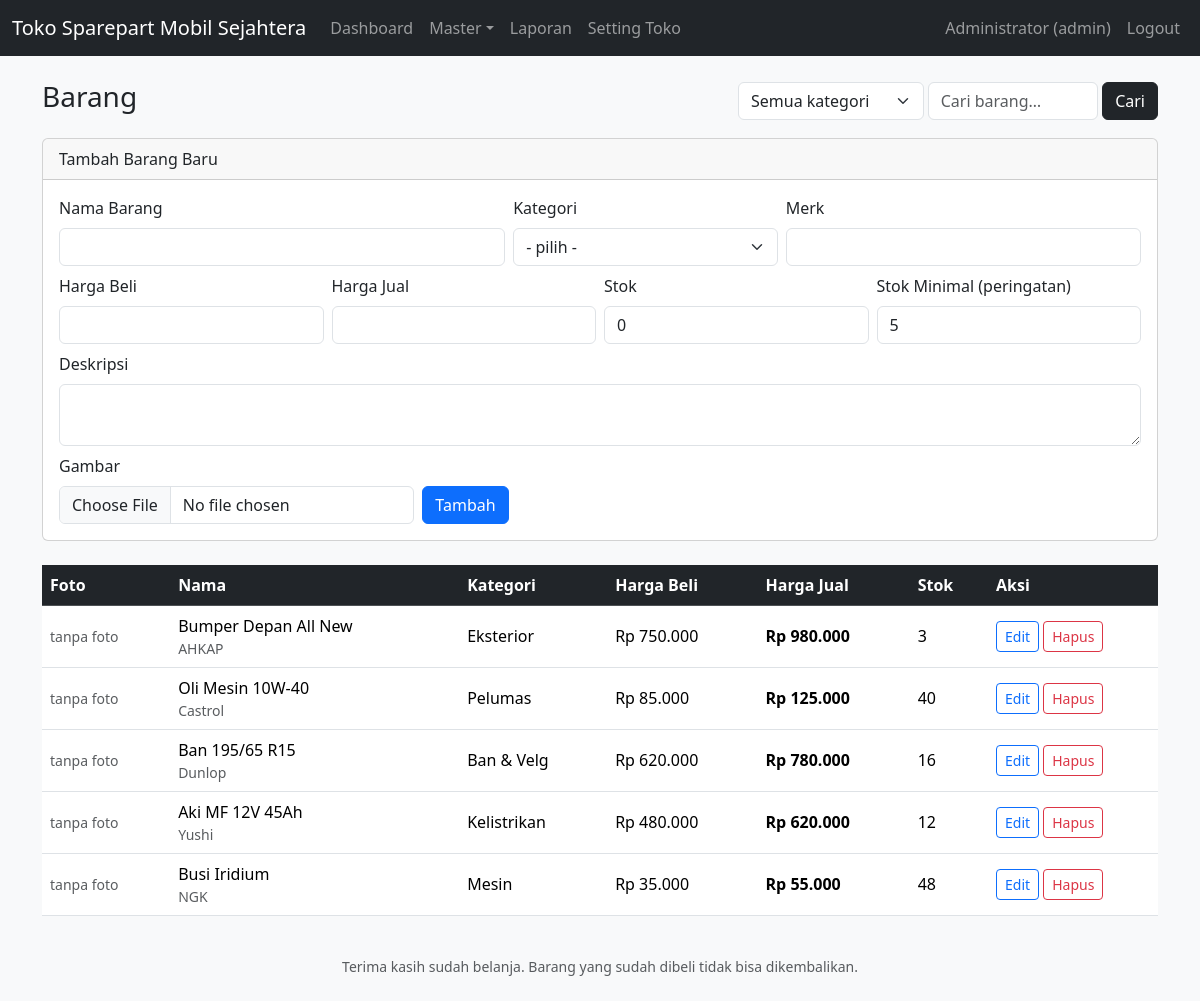
/admin/barang.php (signed in), run on the app's committed database.
### tables this page shows
CREATE TABLE barang (
  id INT AUTO_INCREMENT PRIMARY KEY,
  kategori_id INT,
  nama VARCHAR(150) NOT NULL,
  merk VARCHAR(100),
  harga_beli DECIMAL(12,2) DEFAULT 0,    
  harga_jual DECIMAL(12,2) DEFAULT 0,    
  stok INT DEFAULT 0,
  min_stok INT DEFAULT 5,
  gambar VARCHAR(255),
  deskripsi TEXT,
  FOREIGN KEY (kategori_id) REFERENCES kategori(id)
);

CREATE TABLE kategori (
  id INT AUTO_INCREMENT PRIMARY KEY,
  nama VARCHAR(100) NOT NULL
);

### config/db.php (called while the page is built, shortened)
<?php
try {
    $DB = new PDO(
        'mysql:host=' . DB_HOST . ';dbname=' . DB_NAME . ';charset=utf8mb4',
        DB_USER,
        DB_PASS,
        [PDO::ATTR_ERRMODE => PDO::ERRMODE_EXCEPTION]
    );
} catch (PDOException $e) {
    die('Koneksi database gagal: ' . $e->getMessage()
        . ' — pastikan database sudah diimpor lewat database.sql');
}
function db() {
    global $DB;
    return $DB;
}
function e($teks) {
    return htmlspecialchars((string)$teks, ENT_QUOTES, 'UTF-8');
}
function rupiah($angka) {
    return 'Rp ' . number_format((float)$angka, 0, ',', '.');
}
function user() {
    return [
        'id'    => $_SESSION['user_id']   ?? null,
        'nama'  => $_SESSION['nama']      ?? null,
        'role'  => $_SESSION['role']      ?? null,
        'foto'  => $_SESSION['foto']      ?? null,
    ];
}
function info_toko() {
    static $hasil = null;
    if ($hasil === null) {
        $hasil = [];
        foreach (db()->query('SELECT kunci, nilai FROM setting_toko') as $r) {
            $hasil[$r['kunci']] = $r['nilai'];
        }
    }
    return $hasil;
}

### admin/barang.php (the view, shortened to what this page needs)
<?php
require_once __DIR__ . '/../config/db.php';
$isAdmin  = user()['role'] === 'admin';
$edit = null;
$cari           = trim($_GET['cari'] ?? '');
$sql    = 'SELECT b.*, k.nama AS nama_kategori FROM barang b
           JOIN kategori k ON k.id = b.kategori_id
           WHERE 1=1';
$params = [];
$sql .= ' ORDER BY b.id DESC';
$stmt = db()->prepare($sql);
$stmt->execute($params);
$daftar = $stmt->fetchAll();
require __DIR__ . '/../includes/header.php';
?>
<div class="d-flex justify-content-between align-items-center mb-3">
  <h3>Barang</h3>
  <form method="get" class="d-flex gap-1" style="max-width:420px">
    <select name="kategori" class="form-select" onchange="this.form.submit()">
      <option value="0">Semua kategori</option>
    </select>
    <input name="cari" class="form-control" placeholder="Cari barang…" value="<?= e($cari) ?>">
    <button class="btn btn-dark">Cari</button>
  </form>
</div>
<?php if ($isAdmin): ?>
<div class="card mb-4">
  <div class="card-header"><?= $edit ? 'Edit Barang: ' . e($edit['nama']) : 'Tambah Barang Baru' ?></div>
  <div class="card-body">
    <form method="post" enctype="multipart/form-data" class="row g-2">
      <div class="col-md-5"><label class="form-label">Nama Barang</label>
        <input name="nama" class="form-control" required value="<?= e($edit['nama'] ?? '') ?>"></div>
      <div class="col-md-3"><label class="form-label">Kategori</label>
        <select name="kategori_id" class="form-select" required>
          <option value="">- pilih -</option>
        </select></div>
      <div class="col-md-4"><label class="form-label">Merk</label>
        <input name="merk" class="form-control" value="<?= e($edit['merk'] ?? '') ?>"></div>
      <div class="col-md-3"><label class="form-label">Harga Beli</label>
        <input name="harga_beli" class="form-control" value="<?= e($edit['harga_beli'] ?? '') ?>" required></div>
      <div class="col-md-3"><label class="form-label">Harga Jual</label>
        <input name="harga_jual" class="form-control" value="<?= e($edit['harga_jual'] ?? '') ?>" required></div>
      <div class="col-md-3"><label class="form-label">Stok</label>
        <input type="number" name="stok" class="form-control" value="<?= (int)($edit['stok'] ?? 0) ?>"></div>
      <div class="col-md-3"><label class="form-label">Stok Minimal (peringatan)</label>
        <input type="number" name="min_stok" class="form-control" value="<?= (int)($edit['min_stok'] ?? 5) ?>"></div>
      <div class="col-md-12"><label class="form-label">Deskripsi</label>
        <textarea name="deskripsi" class="form-control" rows="2"><?= e($edit['deskripsi'] ?? '') ?></textarea></div>
      <div class="col-md-4"><label class="form-label">Gambar
        <?php if ($edit && $edit['gambar']): ?><div class="small text-muted">Ada gambar lama, biarkan kosong untuk memakai yang lama</div><?php endif; ?></label>
        <input type="file" name="gambar" accept="image/*" class="form-control"></div>
      <div class="col-md-4 d-flex align-items-end">
        <button class="btn btn-primary me-1"><?= $edit ? 'Simpan' : 'Tambah' ?></button>
      </div>
    </form>
  </div>
</div>
<?php else: ?>
  <div class="alert alert-info">Pegawai dapat melihat & pencarian barang. Kelola master barang dilakukan oleh admin (di menu Master → Barang admin).</div>
<?php endif; ?>
<table class="table table-hover bg-white align-middle">
  <tr class="table-dark">
    <th>Foto</th><th>Nama</th><th>Kategori</th><th>Harga Beli</th><th>Harga Jual</th><th>Stok</th>
    <?php if ($isAdmin): ?><th style="width:170px">Aksi</th><?php endif; ?>
  </tr>
  <?php foreach ($daftar as $b): ?>
  <tr class="<?= $b['stok'] <= $b['min_stok'] ? 'table-warning' : '' ?>">
    <td>
      <?php if ($b['gambar']): ?>
        <img src="<?= BASE_URL . e($b['gambar']) ?>" style="width:56px;height:56px;object-fit:cover" class="rounded">
      <?php else: ?>
        <span class="text-muted small">tanpa foto</span>
      <?php endif; ?>
    </td>
    <td><?= e($b['nama']) ?><div class="small text-muted"><?= e($b['merk']) ?></div></td>
    <td><?= e($b['nama_kategori']) ?></td>
    <td><?= rupiah($b['harga_beli']) ?></td>
    <td><strong><?= rupiah($b['harga_jual']) ?></strong></td>
    <td>
      <?= (int)$b['stok'] ?>
    </td>
    <?php if ($isAdmin): ?>
    <td>
      <a class="btn btn-sm btn-outline-primary" href="barang.php?edit=<?= (int)$b['id'] ?>">Edit</a>
      <form method="post" class="d-inline" onsubmit="return confirm('Hapus <?= e($b['nama']) ?>?')">
        <button class="btn btn-sm btn-outline-danger">Hapus</button>
      </form>
    </td>
    <?php endif; ?>
  </tr>
  <?php endforeach; ?>
</table>
<?php require __DIR__ . '/../includes/footer.php'; ?>

### includes/header.php (shortened to what this page needs)
<?php
require_once __DIR__ . '/../config/db.php';
$toko = info_toko();
$u    = user();
?>
<!DOCTYPE html>
<html lang="id">
<head>
<link href="https://cdn.jsdelivr.net/npm/bootstrap@5.3.3/dist/css/bootstrap.min.css" rel="stylesheet">
</head>
<body class="bg-body-tertiary">
<nav class="navbar navbar-expand-lg navbar-dark bg-dark">
  <div class="container-fluid">
    <a class="navbar-brand" href="<?= BASE_URL ?>">
      <?= e($toko['nama_toko'] ?? 'Toko Sparepart') ?>
    </a>
    <div class="collapse navbar-collapse" id="menu">
      <ul class="navbar-nav me-auto">
        <?php  if ($u['role'] === 'admin'): ?>
          <li class="nav-item"><a class="nav-link" href="<?= BASE_URL ?>admin/dashboard.php">Dashboard</a></li>
          <li class="nav-item dropdown">
            <a class="nav-link dropdown-toggle" data-bs-toggle="dropdown" href="#">Master</a>
          </li>
          <li class="nav-item"><a class="nav-link" href="<?= BASE_URL ?>admin/laporan.php">Laporan</a></li>
          <li class="nav-item"><a class="nav-link" href="<?= BASE_URL ?>admin/setting.php">Setting Toko</a></li>
        <?php  endif; ?>
      </ul>
      <ul class="navbar-nav">
        <li class="nav-item"><a class="nav-link" href="<?= BASE_URL ?>auth/profil.php">
          <?= e($u['nama']) ?> (<?= e($u['role']) ?>)
        </a></li>
        <li class="nav-item"><a class="nav-link btn btn-outline-warning" href="<?= BASE_URL ?>auth/logout.php">Logout</a></li>
      </ul>
    </div>
  </div>
</nav>
<div class="container py-4">

### includes/footer.php (shortened to what this page needs)
</div>
<footer class="text-center text-muted pb-4 small">
  <?= e(info_toko()['footer_struk'] ?? '') ?>
</footer>
</body>
</html>

### data on the page
barang: shows "tanpa foto", nama "Bumper Depan All New", merk "AHKAP", kategori.nama "Eksterior", harga_beli "Rp 750.000", harga_jual "Rp 980.000", stok "3"
barang: shows "tanpa foto", nama "Oli Mesin 10W-40", merk "Castrol", kategori.nama "Pelumas", harga_beli "Rp 85.000", harga_jual "Rp 125.000", stok "40"
barang: shows "tanpa foto", nama "Ban 195/65 R15", merk "Dunlop", kategori.nama "Ban & Velg", harga_beli "Rp 620.000", harga_jual "Rp 780.000", stok "16"
barang: shows "tanpa foto", nama "Aki MF 12V 45Ah", merk "Yushi", kategori.nama "Kelistrikan", harga_beli "Rp 480.000", harga_jual "Rp 620.000", stok "12"
barang: shows "tanpa foto", nama "Busi Iridium", merk "NGK", kategori.nama "Mesin", harga_beli "Rp 35.000", harga_jual "Rp 55.000", stok "48"

### other printed values
$toko['nama_toko'] "Toko Sparepart Mobil Sejahtera"
$u['nama'] "Administrator"
$u['role'] "admin"
info_toko()['footer_struk'] "Terima kasih sudah belanja. Barang yang sudah dibeli tidak bisa dikembalikan."
